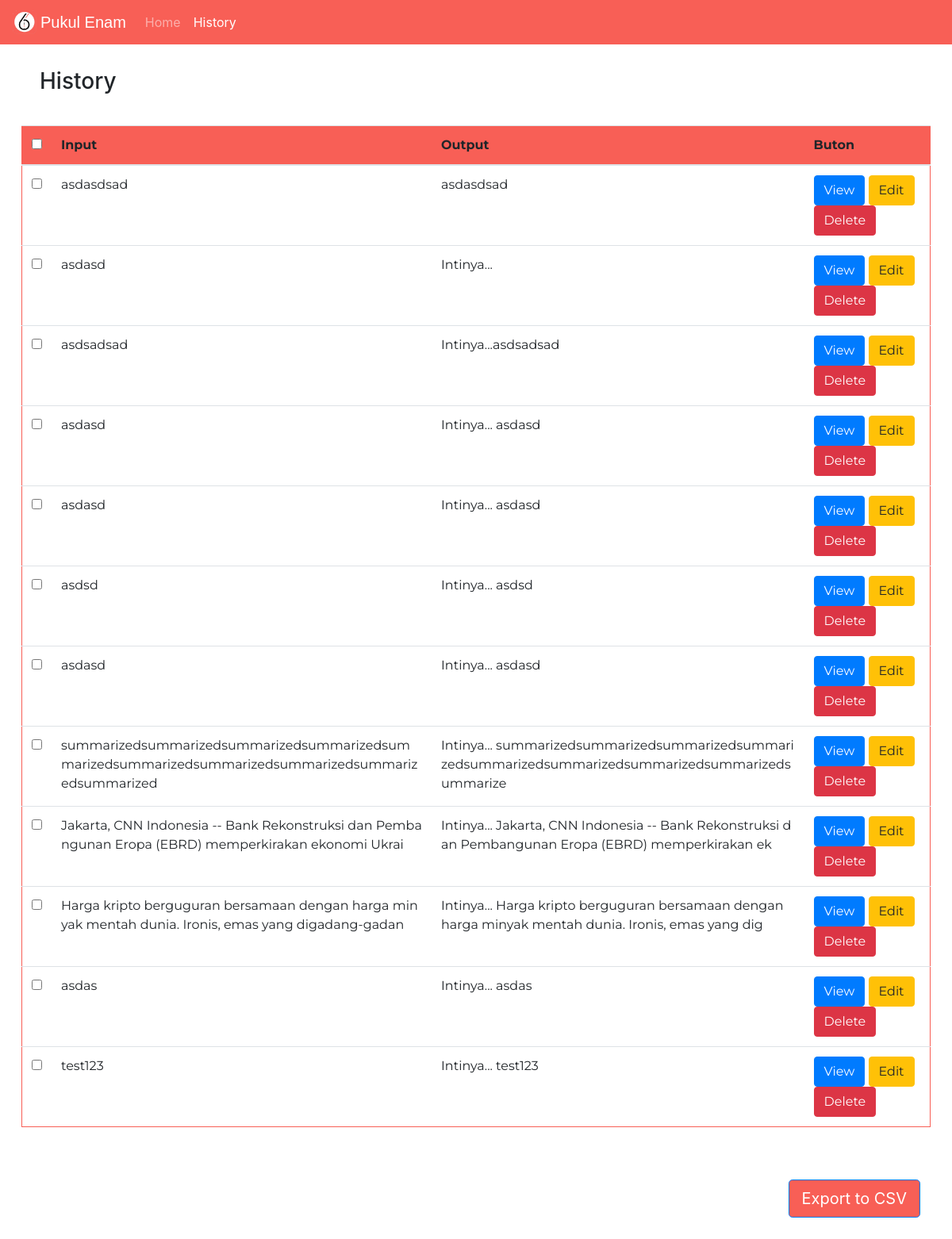
The app's page /history, older data.
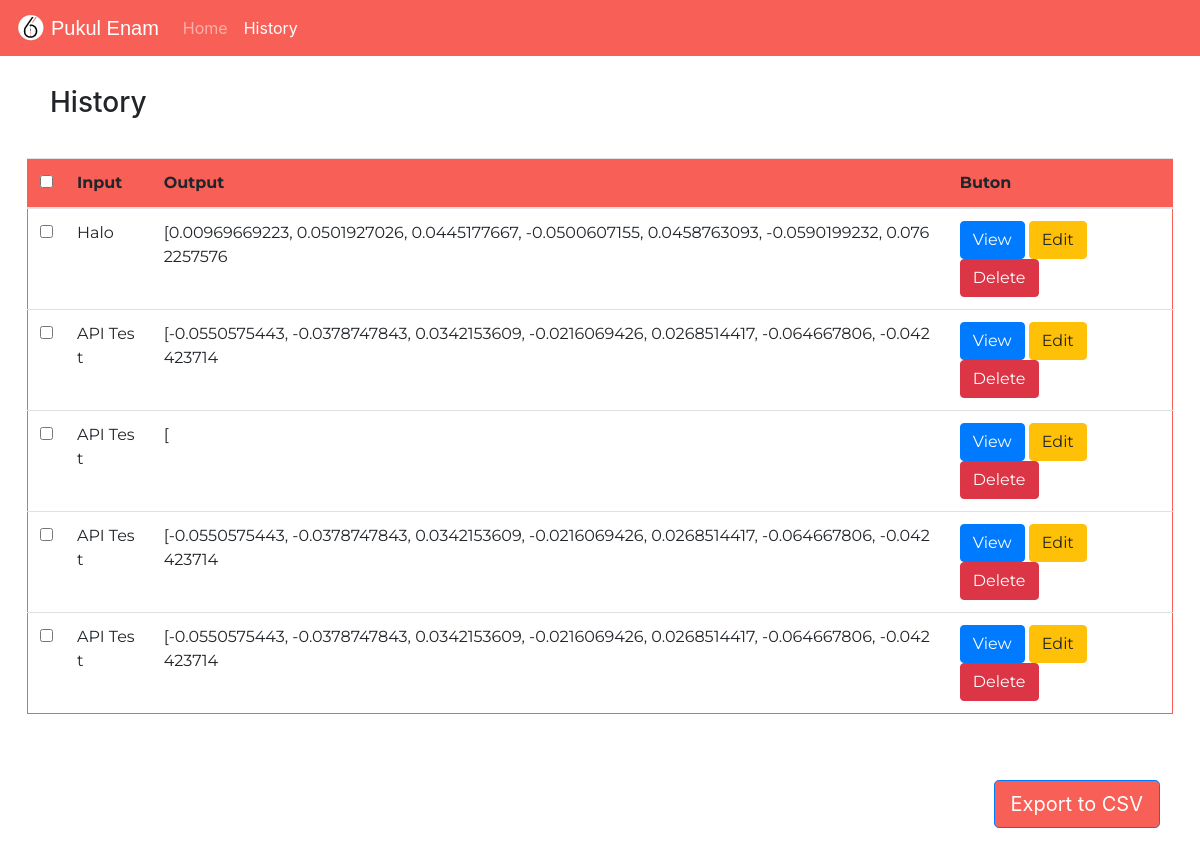
The same page, newer data.
### main.py (models this page shows, shortened)
class News(db.Model):
    id = db.Column(db.Integer, primary_key=True)
    inputNews = db.Column(db.Text, nullable=False)
    summarizedNews = db.Column(db.Text, nullable=False)

### main.py (the view)
@app.route('/history')
def history():
    query_news=News.query.order_by(News.id)
    return render_template('history.html', news=query_news,status='')

### templates/history.html (shortened to what this page needs)
<!doctype html>
<html lang="en">
<head>
  <link rel="stylesheet" type="text/css" href="{{ url_for('static',filename='style.css') }}">
  <link rel="stylesheet" href="https://cdn.jsdelivr.net/npm/bootstrap@4.0.0/dist/css/bootstrap.min.css"
>
  <link href="https://cdn.datatables.net/1.11.5/css/dataTables.bootstrap4.min.css" rel="stylesheet">
  <link href="https://cdnjs.cloudflare.com/ajax/libs/twitter-bootstrap/4.5.2/css/bootstrap.css" rel="stylesheet">
  <link href="https://stackpath.bootstrapcdn.com/bootstrap/4.2.1/css/bootstrap.min.css" rel="stylesheet" />
  <link href="http://fonts.cdnfonts.com/css/seven-segment" rel="stylesheet">
</head>
<body>
  <nav class="navbar navbar-expand-lg navbar-dark">
    <a href="/"><img src="{{ url_for('static', filename='Pukulenam.png') }}"
        style="width: 30px; margin-right: 5px; cursor: pointer;"></a>
    <a class="navbar-brand" href="/">Pukul Enam</a>
    <div class="collapse navbar-collapse" id="navbarNav">
      <ul class="navbar-nav">
        <li class="nav-item ">
          <a class="nav-link" href="/">Home <span class="sr-only">(current)</span></a>
        </li>
        {% set active_page = 'history' %}
        <li class="nav-item {{ 'active' if active_page=='history' else ''}}">
          <a class="nav-link" href="/history"> History</a>
        </li>
      </ul>
    </div>
  </nav>
  <h3 style="padding-left: 50px; padding-bottom: 30px; padding-top: 30px;">
    History</h3>
  <form action="/export" method="post" id="formExport">
    <table class="table table-hover" style="width: 95.5%; border: 1px solid #f85f56;" id="table">
      <thead class="thead">
        <tr>
          <th><input type="checkbox" onchange="checkAll(this)" name="chk[]"></th>
          <th>Input</th>
          <th>Output</th>
          <th id="fixed-button">Buton</th>
        </tr>
      </thead>
      <tbody>
        {% for _news in news %}
        <tr>
          <td><input name="list_array[]" type="checkbox" value="{{_news.id}}"></td>
          <td style="word-break: break-all;">{{_news.inputNews[:100]}}</td>
          <td style="word-break: break-all;">{{_news.summarizedNews[:100]}}</td>
          <td>
            <a class="btn btn-primary" id="Act_button" href="/{{_news.id}}" role="button">View</a>
            <a class="btn btn-warning" id="Act_button" href="/edit/{{_news.id}}" role="button">Edit</a>
            <a type="button" id="Act_button" class="btn btn-danger" data-toggle="modal" data-table="{{_news.id}}"
              data-target="#exampleModal" style="display: inline;">
              Delete
            </a>
          </td>
        </tr>
        {% endfor %}
      </tbody>
    </table>
    <a class="btn btn-primary btn-lg float-right m-50" href="#" role="button"
      onclick="document.getElementById('formExport').submit()">Export to CSV</a>
  </form>
</body>
</html>

### static/style.css (style rules this page uses)
html { overflow-x: hidden; }
.m-50 { margin: 50px; }
body { overflow-x: hidden; font-family: 'Montserrat'; }
table { resize: none; font-family: 'Montserrat'; }
thead { background-color: #f85f56; }
nav { background-color: #f85f56; }
a.nav-link { color: white; }
a.navbar-brand { color: white; font-family: 'Seven Segment', sans-serif; }
a.btn.btn-danger { color: white !important; }
.btn.btn-primary.btn-lg.float-right.m-50 { margin-right: 40px; background-color: #f85f56; }
@media (min-width:1025px) { table { margin: auto; } }

Row changes from the older to the newer data that the page shows:
removed News: inputNews "asdasdsad", summarizedNews "asdasdsad"
removed News: inputNews "asdasd", summarizedNews "Intinya..."
removed News: inputNews "asdasd", summarizedNews "Intinya... asdasd"
removed News: inputNews "asdasd", summarizedNews "Intinya... asdasd"
removed News: inputNews "asdsd", summarizedNews "Intinya... asdsd"
removed News: inputNews "asdasd", summarizedNews "Intinya... asdasd"
removed News: inputNews "summarizedsummarizedsummarizedsummarizedsummarizedsummarizedsummarizedsummarizedsummarizedsummarized", summarizedNews "Intinya... summarizedsummarizedsummarizedsummarizedsummarizedsummarizedsummarizedsummarizedsummarize"
removed News: inputNews "Jakarta, CNN Indonesia -- Bank Rekonstruksi dan Pembangunan Eropa (EBRD) memperkirakan ekonomi Ukrai", summarizedNews "Intinya... Jakarta, CNN Indonesia -- Bank Rekonstruksi dan Pembangunan Eropa (EBRD) memperkirakan ek"
removed News: inputNews "Harga kripto berguguran bersamaan dengan harga minyak mentah dunia. Ironis, emas yang digadang-gadan", summarizedNews "Intinya... Harga kripto berguguran bersamaan dengan harga minyak mentah dunia. Ironis, emas yang dig"
removed News: inputNews "asdas", summarizedNews "Intinya... asdas"
removed News: inputNews "test123", summarizedNews "Intinya... test123"
added News: inputNews "Halo", summarizedNews "[0.00969669223, 0.0501927026, 0.0445177667, -0.0500607155, 0.0458763093, -0.0590199232, 0.0762257576"
added News: inputNews "API Test", summarizedNews "[-0.0550575443, -0.0378747843, 0.0342153609, -0.0216069426, 0.0268514417, -0.064667806, -0.042423714"
changed News (number 3 of 5 on the later page): inputNews "asdsadsad" → "API Test"; summarizedNews "Intinya...asdsadsad" → "["
added News: inputNews "API Test", summarizedNews "[-0.0550575443, -0.0378747843, 0.0342153609, -0.0216069426, 0.0268514417, -0.064667806, -0.042423714"
added News: inputNews "API Test", summarizedNews "[-0.0550575443, -0.0378747843, 0.0342153609, -0.0216069426, 0.0268514417, -0.064667806, -0.042423714"
